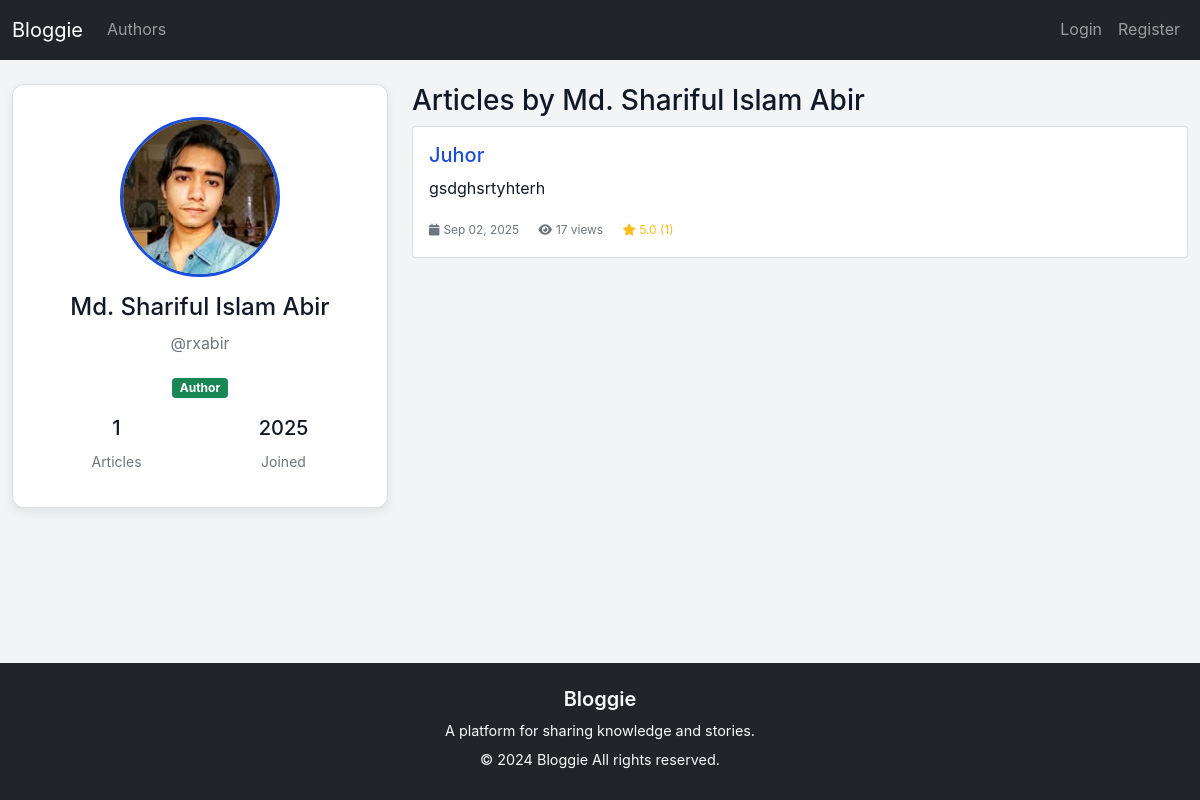
Page /accounts/author/rxabir/ on the committed database.
### accounts/models.py (models this page shows, shortened)
class User(AbstractUser):
    USER_ROLES = (
        ('admin', 'Admin'),
        ('author', 'Author'),
        ('reader', 'Reader'),
    )
    role = models.CharField(max_length=10, choices=USER_ROLES, default='reader')
    bio = models.TextField(max_length=500, blank=True)
    profile_picture = models.ImageField(upload_to='profile_pics/', blank=True, null=True)
    website = models.URLField(blank=True)
    twitter = models.CharField(max_length=100, blank=True)
    linkedin = models.CharField(max_length=100, blank=True)
    github = models.CharField(max_length=100, blank=True)
    is_email_verified = models.BooleanField(default=False)
    email_verification_token = models.CharField(max_length=100, blank=True)
    created_at = models.DateTimeField(default=timezone.now)
    def get_full_name(self):
        return f"{self.first_name} {self.last_name}".strip() or self.username

### blog/models.py (models this page shows, shortened)
class Blog(models.Model):
    STATUS_CHOICES = (
        ('published', 'Published'),
    )
    title = models.CharField(max_length=200)
    slug = models.SlugField(max_length=200, unique=True)
    author = models.ForeignKey(User, on_delete=models.CASCADE, related_name='blogs')
    body = models.TextField()
    category = models.ForeignKey(Category, on_delete=models.SET_NULL, null=True, blank=True)
    status = models.CharField(max_length=10, choices=STATUS_CHOICES, default='draft')
    featured_image = models.ImageField(upload_to='blog_images/', blank=True, null=True)
    created_at = models.DateTimeField(default=timezone.now)
    updated_at = models.DateTimeField(auto_now=True)
    views = models.PositiveIntegerField(default=0)
    class Meta:
        ordering = ['-created_at']
    def get_absolute_url(self):
        return reverse('blog:detail', kwargs={'slug': self.slug})
    def get_average_rating(self):
        ratings = self.ratings.all()
        if ratings:
            return sum([rating.score for rating in ratings]) / len(ratings)
        return 0
    def get_rating_count(self):
        return self.ratings.count()

class Rating(models.Model):
    blog = models.ForeignKey(Blog, on_delete=models.CASCADE, related_name='ratings')
    user = models.ForeignKey(User, on_delete=models.CASCADE)
    score = models.IntegerField(validators=[MinValueValidator(0), MaxValueValidator(6)])
    created_at = models.DateTimeField(default=timezone.now)
    class Meta:
        unique_together = ('blog', 'user')

### accounts/views.py (the view)
# urls.py: path('author/<str:username>/', views.author_detail_view, name='author_detail'),
def author_detail_view(request, username):
    author = get_object_or_404(User, username=username, role__in=['author', 'admin'])
    blogs = author.blogs.filter(status='published').order_by('-created_at')
    return render(request, 'accounts/author_detail.html', {
        'author': author,
        'blogs': blogs
    })

### templates/accounts/author_detail.html (shortened to what this page needs)
{% extends 'base.html' %}
{% block content %}
<div class="row">
    <div class="col-md-4">
        <div class="card author-card">
            <div class="card-body text-center">
                {% if author.profile_picture %}
                    <img src="{{ author.profile_picture.url }}" alt="Profile Picture"
                         class="rounded-circle profile-img mb-3">
                {% else %}
                    <div class="bg-secondary rounded-circle profile-img mx-auto mb-3 d-flex align-items-center justify-content-center">
                        <i class="fas fa-user fa-4x text-white"></i>
                    </div>
                {% endif %}
                <h4>{{ author.get_full_name }}</h4>
                <p class="text-muted">@{{ author.username }}</p>
                <span class="badge bg-success">{{ author.get_role_display }}</span>
                <div class="mt-3">
                    <div class="row text-center">
                        <div class="col">
                            <h5>{{ blogs.count }}</h5>
                            <small class="text-muted">Articles</small>
                        </div>
                        <div class="col">
                            <h5>{{ author.date_joined|date:"Y" }}</h5>
                            <small class="text-muted">Joined</small>
                        </div>
                    </div>
                </div>
            </div>
        </div>
    </div>
    <div class="col-md-8">
        <h3>Articles by {{ author.get_full_name }}</h3>
        {% if blogs %}
            {% for blog in blogs %}
                <div class="card mb-3">
                    <div class="card-body">
                        <h5 class="card-title">
                            <a href="{{ blog.get_absolute_url }}" class="text-decoration-none">{{ blog.title }}</a>
                        </h5>
                        <p class="card-text">{{ blog.body|truncatewords:30 }}</p>
                        <div class="blog-meta">
                            <small class="text-muted">
                                <i class="fas fa-calendar me-1"></i>{{ blog.created_at|date:"M d, Y" }}
                                <i class="fas fa-eye ms-3 me-1"></i>{{ blog.views }} views
                                {% if blog.get_rating_count > 0 %}
                                    <span class="rating-stars ms-3">
                                        <i class="fas fa-star"></i> {{ blog.get_average_rating|floatformat:1 }}
                                        ({{ blog.get_rating_count }})
                                    </span>
                                {% endif %}
                            </small>
                        </div>
                    </div>
                </div>
            {% endfor %}
        {% else %}
            <div class="text-center py-5">
                <i class="fas fa-pen fa-3x text-muted mb-3"></i>
                <h5>No articles yet</h5>
                <p class="text-muted">This author hasn't published any articles yet.</p>
            </div>
        {% endif %}
    </div>
</div>
{% endblock %}

### templates/base.html (shortened to what this page needs)
<!DOCTYPE html>
<html lang="en">
<head>
    <link href="https://cdn.jsdelivr.net/npm/bootstrap@5.1.3/dist/css/bootstrap.min.css" rel="stylesheet">
    <link href="https://cdnjs.cloudflare.com/ajax/libs/font-awesome/6.0.0/css/all.min.css" rel="stylesheet">
    {% load static %}
    <link rel="stylesheet" href="{% static 'css/style.css' %}">
</head>
<body>
    <nav class="navbar navbar-expand-lg navbar-dark bg-dark">
        <div class="container">
            <a class="navbar-brand" href="{% url 'blog:home' %}">
                Bloggie
            </a>
            <div class="collapse navbar-collapse" id="navbarNav">
                <ul class="navbar-nav me-auto">
                    <li class="nav-item">
                        <a class="nav-link" href="{% url 'blog:authors' %}">Authors</a>
                    </li>
                </ul>
                <ul class="navbar-nav">
                    {% if user.is_authenticated %}
                        <li class="nav-item dropdown">
                            <a class="nav-link dropdown-toggle" href="#" id="navbarDropdown" role="button" data-bs-toggle="dropdown">
                                <i class="fas fa-user me-1"></i>{{ user.username }}
                            </a>
                            <ul class="dropdown-menu">
                                <li><a class="dropdown-item" href="{% url 'accounts:profile' %}">Profile</a></li>
                                <li><a class="dropdown-item" href="{% url 'accounts:favorites' %}">My Favorites</a></li>
                                {% if user.role == 'author' or user.role == 'admin' %}
                                    <li><hr class="dropdown-divider"></li>
                                    <li><a class="dropdown-item" href="{% url 'blog:create' %}">Write Blog</a></li>
                                    <li><a class="dropdown-item" href="{% url 'blog:my_blogs' %}">My Blogs</a></li>
                                {% endif %}
                                {% if user.role == 'admin' %}
                                    <li><hr class="dropdown-divider"></li>
                                    <li><a class="dropdown-item" href="/admin/">Admin Panel</a></li>
                                {% endif %}
                                <li><hr class="dropdown-divider"></li>
                                <li><a class="dropdown-item" href="{% url 'accounts:logout' %}">Logout</a></li>
                            </ul>
                        </li>
                    {% else %}
                        <li class="nav-item">
                            <a class="nav-link" href="{% url 'accounts:login' %}">Login</a>
                        </li>
                        <li class="nav-item">
                            <a class="nav-link" href="{% url 'accounts:register' %}">Register</a>
                        </li>
                    {% endif %}
                </ul>
            </div>
        </div>
    </nav>
    <main class="container my-4">
        {% block content %}
        {% endblock %}
    </main>
    <footer class="bg-dark text-light py-4 mt-5 text-center">
    <div class="container">
        <h5>Bloggie</h5>
        <p>A platform for sharing knowledge and stories.</p>
        <p>&copy; 2024 Bloggie All rights reserved.</p>
    </div>
</footer>
</body>
</html>

### static/css/style.css (style rules this page uses)
:root { --primary-color: #1d4ed8; --secondary-color: #6b7280; --success-color: #16a34a; --danger-color: #dc2626; --warning-color: #f59e0b; --info-color: #0ea5e9; --light-color: #f3f4f6; --dark-color: #111827; --card-shadow: rgba(0, 0, 0, 0.08); }
body { font-family: "Inter", "Segoe UI", Tahoma, Geneva, Verdana, sans-serif; line-height: 1.7; background-color: var(--light-color); color: var(--dark-color); margin: 0; }
a { text-decoration: none; color: var(--primary-color); transition: color 0.2s; }
.blog-meta { font-size: 0.85rem; color: var(--secondary-color); }
.rating-stars { color: #fbbf24; }
.profile-img { width: 160px; height: 160px; object-fit: cover; border-radius: 50%; border: 3px solid var(--primary-color); transition: transform 0.3s ease; }
.author-card { background: #fff; border-radius: 0.75rem; padding: 1rem; box-shadow: 0 4px 12px var(--card-shadow); transition: transform 0.3s ease, box-shadow 0.3s ease; }
footer { background: var(--dark-color); color: #fff; text-align: center; padding: 2rem 0; }
footer h5 { margin-bottom: 0.5rem; font-weight: 600; }
footer p { margin: 0.25rem 0; font-size: 0.9rem; }
.container { max-width: 1700px !important; }

### templates/base.html (style rules this page uses)
html, body { height: 100%; }
body { display: flex; flex-direction: column; }
main { flex: 1; }

### rows in the picture
User: profile_picture (picture), get_full_name "Md. Shariful Islam Abir", username "rxabir", role "Author", date_joined "2025"
Blog: title "Juhor", body "gsdghsrtyhterh", created_at "Sep 02, 2025", views "17", get_average_rating "5.0", get_rating_count "1"

### other values in the picture
{{ blogs.count }} "1"
